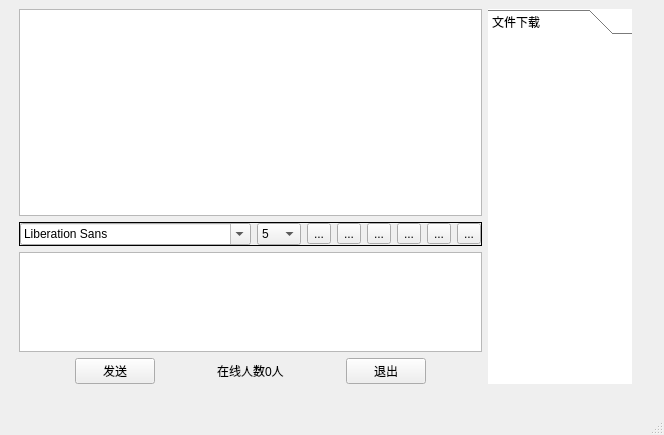
<?xml version="1.0" encoding="UTF-8"?>
<ui version="4.0">
 <class>MainWindow</class>
 <widget class="QMainWindow" name="MainWindow">
  <property name="geometry">
   <rect>
    <x>0</x>
    <y>0</y>
    <width>664</width>
    <height>435</height>
   </rect>
  </property>
  <property name="windowTitle">
   <string>MainWindow</string>
  </property>
  <widget class="QWidget" name="centralwidget">
   <widget class="QWidget" name="widget_5" native="true">
    <property name="geometry">
     <rect>
      <x>10</x>
      <y>0</y>
      <width>631</width>
      <height>384</height>
     </rect>
    </property>
    <layout class="QHBoxLayout" name="horizontalLayout_4">
     <property name="leftMargin">
      <number>0</number>
     </property>
     <property name="topMargin">
      <number>0</number>
     </property>
     <property name="rightMargin">
      <number>0</number>
     </property>
     <property name="bottomMargin">
      <number>0</number>
     </property>
     <item>
      <widget class="QWidget" name="widget_4" native="true">
       <layout class="QVBoxLayout" name="verticalLayout">
        <property name="rightMargin">
         <number>0</number>
        </property>
        <property name="bottomMargin">
         <number>0</number>
        </property>
        <item>
         <widget class="QTextBrowser" name="textBrowser"/>
        </item>
        <item>
         <widget class="QFrame" name="frame_2">
          <property name="frameShape">
           <enum>QFrame::Box</enum>
          </property>
          <layout class="QHBoxLayout" name="horizontalLayout_2">
           <property name="leftMargin">
            <number>0</number>
           </property>
           <property name="topMargin">
            <number>0</number>
           </property>
           <property name="rightMargin">
            <number>0</number>
           </property>
           <property name="bottomMargin">
            <number>0</number>
           </property>
           <item>
            <widget class="QFontComboBox" name="fontComboBox"/>
           </item>
           <item>
            <widget class="QComboBox" name="comboBox">
             <item>
              <property name="text">
               <string>5</string>
              </property>
             </item>
             <item>
              <property name="text">
               <string>6</string>
              </property>
             </item>
             <item>
              <property name="text">
               <string>7</string>
              </property>
             </item>
             <item>
              <property name="text">
               <string>8</string>
              </property>
             </item>
             <item>
              <property name="text">
               <string>9</string>
              </property>
             </item>
             <item>
              <property name="text">
               <string>10</string>
              </property>
             </item>
            </widget>
           </item>
           <item>
            <widget class="QToolButton" name="toolButton">
             <property name="toolTip">
              <string>加粗</string>
             </property>
             <property name="text">
              <string>...</string>
             </property>
             <property name="icon">
              <iconset resource="res.qrc">
               <normaloff>:/images/B.png</normaloff>:/images/B.png</iconset>
             </property>
             <property name="checkable">
              <bool>true</bool>
             </property>
            </widget>
           </item>
           <item>
            <widget class="QToolButton" name="toolButton_2">
             <property name="toolTip">
              <string>倾斜</string>
             </property>
             <property name="text">
              <string>...</string>
             </property>
             <property name="icon">
              <iconset resource="res.qrc">
               <normaloff>:/images/I.png</normaloff>:/images/I.png</iconset>
             </property>
             <property name="checkable">
              <bool>true</bool>
             </property>
            </widget>
           </item>
           <item>
            <widget class="QToolButton" name="toolButton_3">
             <property name="toolTip">
              <string>下划线</string>
             </property>
             <property name="text">
              <string>...</string>
             </property>
             <property name="icon">
              <iconset resource="res.qrc">
               <normaloff>:/images/xiahuaxian.png</normaloff>:/images/xiahuaxian.png</iconset>
             </property>
             <property name="checkable">
              <bool>true</bool>
             </property>
            </widget>
           </item>
           <item>
            <widget class="QToolButton" name="toolButton_4">
             <property name="toolTip">
              <string>颜色</string>
             </property>
             <property name="text">
              <string>...</string>
             </property>
             <property name="icon">
              <iconset resource="res.qrc">
               <normaloff>:/images/color.png</normaloff>:/images/color.png</iconset>
             </property>
            </widget>
           </item>
           <item>
            <widget class="QToolButton" name="toolButton_5">
             <property name="toolTip">
              <string>保存</string>
             </property>
             <property name="text">
              <string>...</string>
             </property>
             <property name="icon">
              <iconset resource="res.qrc">
               <normaloff>:/images/save.png</normaloff>:/images/save.png</iconset>
             </property>
            </widget>
           </item>
           <item>
            <widget class="QToolButton" name="toolButton_6">
             <property name="toolTip">
              <string>清空</string>
             </property>
             <property name="text">
              <string>...</string>
             </property>
             <property name="icon">
              <iconset resource="res.qrc">
               <normaloff>:/images/clean.png</normaloff>:/images/clean.png</iconset>
             </property>
            </widget>
           </item>
          </layout>
         </widget>
        </item>
        <item>
         <widget class="QTextEdit" name="textEdit">
          <property name="maximumSize">
           <size>
            <width>16777215</width>
            <height>100</height>
           </size>
          </property>
         </widget>
        </item>
        <item>
         <widget class="QWidget" name="widget_3" native="true">
          <layout class="QHBoxLayout" name="horizontalLayout_3">
           <property name="leftMargin">
            <number>0</number>
           </property>
           <property name="topMargin">
            <number>0</number>
           </property>
           <property name="rightMargin">
            <number>0</number>
           </property>
           <property name="bottomMargin">
            <number>0</number>
           </property>
           <item>
            <spacer name="horizontalSpacer">
             <property name="orientation">
              <enum>Qt::Horizontal</enum>
             </property>
             <property name="sizeHint" stdset="0">
              <size>
               <width>40</width>
               <height>20</height>
              </size>
             </property>
            </spacer>
           </item>
           <item>
            <widget class="QPushButton" name="sendbutton">
             <property name="text">
              <string>发送</string>
             </property>
            </widget>
           </item>
           <item>
            <spacer name="horizontalSpacer_3">
             <property name="orientation">
              <enum>Qt::Horizontal</enum>
             </property>
             <property name="sizeHint" stdset="0">
              <size>
               <width>40</width>
               <height>20</height>
              </size>
             </property>
            </spacer>
           </item>
           <item>
            <widget class="QLabel" name="label">
             <property name="text">
              <string>在线人数0人</string>
             </property>
            </widget>
           </item>
           <item>
            <spacer name="horizontalSpacer_2">
             <property name="orientation">
              <enum>Qt::Horizontal</enum>
             </property>
             <property name="sizeHint" stdset="0">
              <size>
               <width>40</width>
               <height>20</height>
              </size>
             </property>
            </spacer>
           </item>
           <item>
            <widget class="QPushButton" name="quitbutton">
             <property name="text">
              <string>退出</string>
             </property>
            </widget>
           </item>
           <item>
            <spacer name="horizontalSpacer_4">
             <property name="orientation">
              <enum>Qt::Horizontal</enum>
             </property>
             <property name="sizeHint" stdset="0">
              <size>
               <width>40</width>
               <height>20</height>
              </size>
             </property>
            </spacer>
           </item>
          </layout>
         </widget>
        </item>
       </layout>
      </widget>
     </item>
     <item>
      <widget class="QWidget" name="widget_2" native="true">
       <layout class="QVBoxLayout" name="filelayout">
        <property name="leftMargin">
         <number>0</number>
        </property>
        <property name="topMargin">
         <number>9</number>
        </property>
        <property name="rightMargin">
         <number>9</number>
        </property>
        <property name="bottomMargin">
         <number>0</number>
        </property>
        <item>
         <widget class="QToolBox" name="filebox">
          <property name="styleSheet">
           <string notr="true">background-color: rgb(255, 255, 255);</string>
          </property>
          <property name="currentIndex">
           <number>0</number>
          </property>
          <widget class="QWidget" name="page">
           <property name="geometry">
            <rect>
             <x>0</x>
             <y>0</y>
             <width>174</width>
             <height>349</height>
            </rect>
           </property>
           <attribute name="label">
            <string>文件下载</string>
           </attribute>
           <layout class="QVBoxLayout" name="verticalLayout_3"/>
          </widget>
         </widget>
        </item>
       </layout>
      </widget>
     </item>
    </layout>
   </widget>
  </widget>
  <widget class="QMenuBar" name="menubar">
   <property name="geometry">
    <rect>
     <x>0</x>
     <y>0</y>
     <width>664</width>
     <height>23</height>
    </rect>
   </property>
  </widget>
  <widget class="QStatusBar" name="statusbar"/>
 </widget>
 <resources>
  <include location="res.qrc"/>
 </resources>
 <connections/>
</ui>
